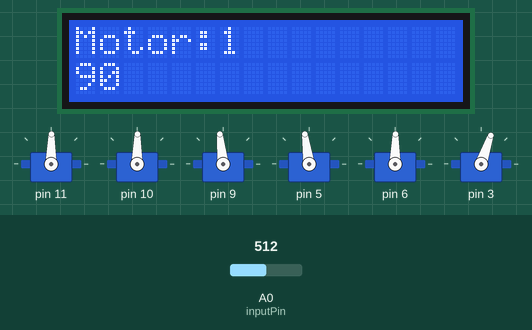
Recording of a sketch running on a simulated Arduino Uno, built with avr-gcc and run on an emulated ATmega328P. Parts: 16×2 character LCD, 6 × servo. The inputs (shaded band) are chosen by the test bench; at power-on: A0 (inputPin) = 512.

Above: at 7.6 s.
7.7 s: A0 (inputPin) set to 110
9.2 s: A0 (inputPin) set to 93
At 10.38 s:
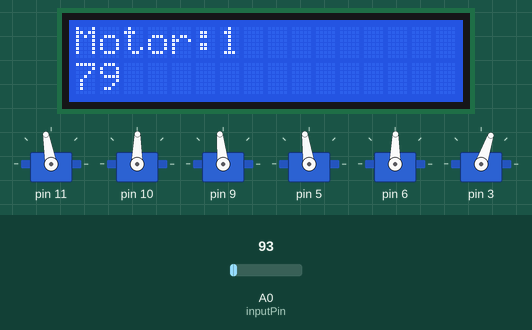
12.1 s: A0 (inputPin) set to 380
At 13.0 s:
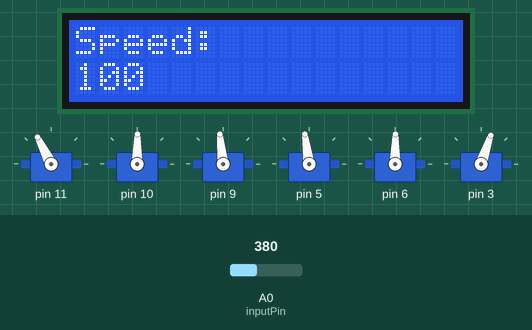
14.6 s: A0 (inputPin) set to 60
At 16.5 s:
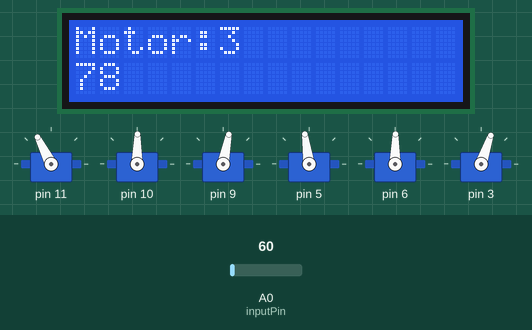
17.6 s: A0 (inputPin) set to 122
At 17.6 s:
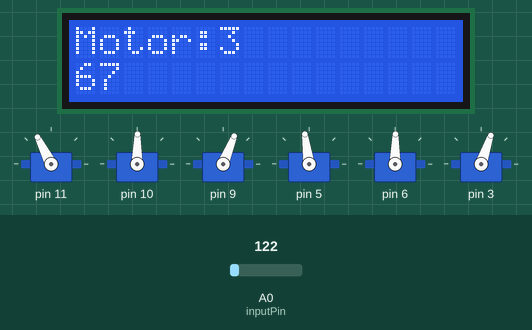
19.1 s: A0 (inputPin) set to 0
At 20.07 s:
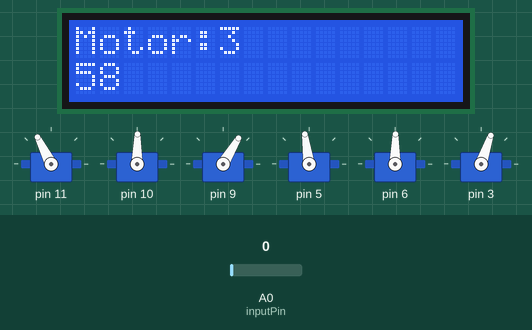
Timing chart, 0 to 25.8 s (numbered marks = the images above; inputs shaded):
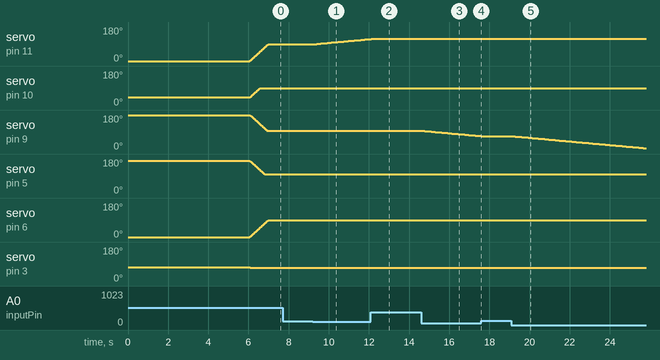

The sketch:

BraccioLCD.ino
```cpp
 /*
  testBraccio90.ino

 testBraccio90 is a setup sketch to check the alignment of all the servo motors
 This is the first sketch you need to run on Braccio
 When you start this sketch Braccio will be positioned perpendicular to the base
 If you can't see the Braccio in this exact position you need to reallign the servo motors position

 Created on 18 Nov 2015
 by Andrea Martino

 This example is in the public domain.
 */

#include <Braccio.h>
#include <Servo.h>
#include <LiquidCrystal.h>

Servo base;
Servo shoulder;
Servo elbow;
Servo wrist_rot;
Servo wrist_ver;
Servo gripper;
// initialize the library with the numbers of the interface pins
LiquidCrystal lcd(7, 16, 15, 4, 14, 2);
// Define constants and variables
const int inputPin = A0;  // buttons array analog input
uint16_t inputValue = 0;   // value read from buttons array
int M1_val = 90;
int M[]={90,90,95,97,90,70,100};
int M_index=0;

void setup() {
  lcd.begin(16, 2);              // set up the LCD's number of columns and rows
  //Initialization functions and set up the initial position for Braccio
  //All the servo motors will be positioned in the "safety" position:
  //Base (M1):90 degrees
  //Shoulder (M2): 45 degrees
  //Elbow (M3): 180 degrees
  //Wrist vertical (M4): 180 degrees
  //Wrist rotation (M5): 90 degrees
  //gripper (M6): 10 degrees
  lcd.print("COME ON!!!");
  Braccio.begin();
  lcd.setCursor(0, 1);

}

void loop() {
  /*
   Step Delay: a milliseconds delay between the movement of each servo.  Allowed values from 10 to 30 msec.
   M1=base degrees. Allowed values from 0 to 180 degrees
   M2=shoulder degrees. Allowed values from 15 to 165 degrees
   M3=elbow degrees. Allowed values from 0 to 180 degrees
   M4=wrist vertical degrees. Allowed values from 0 to 180 degrees
   M5=wrist rotation degrees. Allowed values from 0 to 180 degrees
   M6=gripper degrees. Allowed values from 10 to 73 degrees. 10: the toungue is open, 73: the gripper is closed.
  */

  // the arm is aligned upwards  and the gripper is closed
                     //(step delay, M1, M2, M3, M4, M5, M6);
  Braccio.ServoMovement(1,180-M[0], M[1], M[2], M[3], M[4], M[5]);
	CheckButtons();
  lcd.setCursor(0, 0);
  if (M_index==6)
    lcd.print("Speed:    ");
  else{
    lcd.print("Motor:");
    lcd.setCursor(6, 0);
    lcd.print(M_index+1);
    lcd.print("         ");
  }
  lcd.setCursor(0, 1);
  lcd.print(M[M_index]);
  lcd.print("         ");
}


void CheckButtons(){
// check buttons status
  inputValue = analogRead(inputPin);
  if(inputValue < 100 && inputValue >= 0) {inputValue = 1; Press1();}
  else if(inputValue < 250 && inputValue > 150) {inputValue = 2; Press2();}
  else if(inputValue < 470 && inputValue > 370) {inputValue = 3; Press3();}
  else if(inputValue < 670 && inputValue > 570) {inputValue = 4; Press4();}
  else if(inputValue < 870 && inputValue > 770) {inputValue = 5; Press5();}
  else if(inputValue <= 1023 && inputValue > 950) inputValue = 0;

}

void Press1(){
  M[M_index]-=1;
  if (M[M_index]<0)
    M[M_index]=0;
   delay(180-M[6]);
}

void Press2(){
  M[M_index]+=1;
  if (M[M_index]>180)
    M[M_index]=180;
  if (M[5]>70)
    M[5]=70;

  delay(180-M[6]);
}

void Press5(){
 M[0]=90;
 M[1]=90;
 M[2]=95;
 M[3]=97;
 M[4]=90;
 M[5]=70;

}

void Press4(){
 M_index++;
 if (M_index>6)
  M_index=0;
 delay(500);
}

void Press3(){
 M_index--;
 if (M_index<0)
  M_index=6;
 delay(500);
}
```

Measured:
- after the input at 7.7 s, every drawn part: stays the same
- after the input at 9.2 s, servo on pin 11: moves from 89° to 116° over 2.7 s, starting after 0.09 s; the display: first changes after 0.09 s (image 1 shows a later state)
- after the input at 12.1 s, servo on pin 11: goes on until 12.1 s, then stays 117°
- after the input at 14.6 s, servo on pin 9: moves from 96° to 68° over 2.8 s, starting after 0.18 s
- after the input at 17.6 s, servo on pin 9: stays 68° (without the input it goes to 67° after 0.10 s)
- after the input at 19.1 s, servo on pin 9: moves from 68° to 4° over 6.6 s, starting after 0.09 s; the display: first changes after 0.09 s (image 5 shows a later state)
- what the display in image 2 shows lasts 0.5 s, from 12.6 s to 13.1 s
